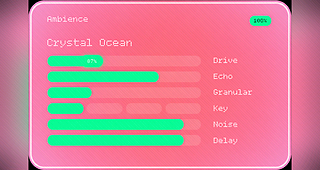
#> input picture field-ambience-current/firmware-c-next/assets/design_reference_320x170.png, 320 x 170 px
$ python build_display_asset.py --source ../assets/design_reference_320x170.png --out out.png
#> lines starting #> are read from the running program, lines starting #| are printed output that depends on the picture
#!/usr/bin/env python3
"""
Display asset pipeline for the 320x170 ST7789.

THE RULE: 320x170 is the output medium, not the design canvas. Artwork is
composed at 6x (1920x1020, the exact 32:17 aspect) and reduced at the very
end. Drawing atmospheric imagery directly at panel size produces coarse shapes
and primitive gradients — downsampling instead *merges* fine detail into each
final pixel, which is why real photographs read convincingly on panels this
small.

    1. compose / load the background at 1920x1020
    2. all photographic work — fog, lighting, texture, grain — at full res
    3. downsample to 320x170 with Lanczos (area for pure photos)
    4. subtle sharpening only
    5. render text, values, icons and thin lines separately AT 320x170
    6. convert to RGB565
    7. ordered dithering where gradients would band

Steps 1-4 and 5 are deliberately split: shrinking a 6x-rendered glyph turns it
to mush, so type is drawn at native resolution after the downsample. Bitcount
additionally has to land on its own grid — see generate_fonts_bitcount.py.

Blending happens in LINEAR light, not sRGB. Averaging gamma-encoded values
darkens and muddies every transition; it is the single biggest reason
procedural gradients look cheap.

  python3 tools/build_display_asset.py --out assets/background
  python3 tools/build_display_asset.py --source figma_1920x1020.png \
                                       --out assets/background

Writes the four-stage preview the design review needs: the high-resolution
composition, the downsampled result, the simulated RGB565, and a
nearest-neighbour enlargement of the actual LCD pixels.
"""
import argparse
import pathlib
import sys

try:
    import numpy as np
    from PIL import Image, ImageFilter
except ImportError:
    sys.exit("needs pillow + numpy:  pip install pillow numpy")

PANEL = (320, 170)
SCALE = 6                                   # 1920 x 1020
HIRES = (PANEL[0] * SCALE, PANEL[1] * SCALE)

assert HIRES[0] / HIRES[1] == PANEL[0] / PANEL[1], "aspect must stay 32:17"


# ---------------------------------------------------------------- colour ---
def srgb_to_linear(a):
    a = a / 255.0
    return np.where(a <= 0.04045, a / 12.92, ((a + 0.055) / 1.055) ** 2.4)


# [50 lines left out: functions linear_to_srgb, light, compose_background, not called in this run]


# ------------------------------------------------------------- pipeline ---
def downsample(img, method="lanczos"):
    f = {"lanczos": Image.LANCZOS, "area": Image.BOX, "bicubic": Image.BICUBIC}[method]
    return img.resize(PANEL, f)


def sharpen(img, percent=110):
    if percent <= 0:
        return img
    return img.filter(ImageFilter.UnsharpMask(radius=0.7, percent=percent, threshold=2))


def to565(r, g, b):
    return ((r & 0xF8) << 8) | ((g & 0xFC) << 3) | (b >> 3)


def expand565(v):
    r5, g6, b5 = (v >> 11) & 0x1F, (v >> 5) & 0x3F, v & 0x1F
    return ((r5 << 3) | (r5 >> 2), (g6 << 2) | (g6 >> 4), (b5 << 3) | (b5 >> 2))


BAYER8 = np.array([[(x * 5 + y * 3) % 8 for x in range(8)] for y in range(8)],
                  np.float32)


def quantise565(img, dither=True):
    a = np.asarray(img).astype(np.float32)
    h, w, _ = a.shape
    if dither:
        t = (np.tile(BAYER8, (h // 8 + 1, w // 8 + 1))[:h, :w] - 3.5) / 8.0
        a = a + t[..., None] * np.array([8.0, 4.0, 8.0], np.float32)
    a = np.clip(a, 0, 255).astype(np.uint8)
    vals = [to565(int(r), int(g), int(b)) for r, g, b in a.reshape(-1, 3)]
    prev = Image.new("RGB", PANEL)
    prev.putdata([expand565(v) for v in vals])
    return vals, prev


def main() -> int:
    ap = argparse.ArgumentParser(description=__doc__,
                                 formatter_class=argparse.RawDescriptionHelpFormatter)
    ap.add_argument("--source", help=f"background at {HIRES[0]}x{HIRES[1]} "
                                     f"(or any 32:17 image); omit to generate one")
    ap.add_argument("--cover", action="store_true",
                    help="source is NOT 32:17: scale proportionally to cover "
                         f"{HIRES[0]}x{HIRES[1]} and centre-crop the overflow. "
                         "Never squashes — X and Y always share one factor.")
    ap.add_argument("--out", required=True, help="output stem")
    ap.add_argument("--resample", choices=("lanczos", "area", "bicubic"), default="lanczos")
    ap.add_argument("--sharpen", type=int, default=110, help="UnsharpMask percent, 0 = off")
    ap.add_argument("--no-dither", action="store_true")
    ap.add_argument("--ui", help="optional 320x170 RGBA overlay drawn AFTER the "
                                 "downsample (text, values, thin lines)")
    a = ap.parse_args()

    # 1-2 — full-resolution composition
    if a.source:
        hi = Image.open(a.source).convert("RGB")
#> hi is the input picture: PIL image 320x170 RGB; mean R, G, B 213.1, 133.2, 150.9
        target = PANEL[0] / PANEL[1]
        if abs(hi.width / hi.height - target) > 0.01:
            if not a.cover:
                keep_h = round(hi.width / target)
                return (f"{a.source} is {hi.width}x{hi.height} (aspect "
                        f"{hi.width/hi.height:.3f}); the panel is {target:.3f}. "
                        f"Re-export at 32:17, or pass --cover to crop to "
                        f"{hi.width}x{keep_h} — {(hi.height-keep_h)//2} px off the top "
                        f"and bottom. Refusing to scale X and Y by different factors: "
                        f"that squashes circles, corner radii and type.")
            # proportional cover: ONE factor for both axes, then centre-crop
            k = max(HIRES[0] / hi.width, HIRES[1] / hi.height)
            nw, nh = round(hi.width * k), round(hi.height * k)
            hi = hi.resize((nw, nh), Image.LANCZOS)
            l, tp = (nw - HIRES[0]) // 2, (nh - HIRES[1]) // 2
            hi = hi.crop((l, tp, l + HIRES[0], tp + HIRES[1]))
            print(f"cover: scaled x{k:.4f} on BOTH axes, cropped "
                  f"{(nw-HIRES[0])//2} px left/right, {(nh-HIRES[1])//2} px top/bottom")
        elif hi.size != HIRES:
            hi = hi.resize(HIRES, Image.LANCZOS)
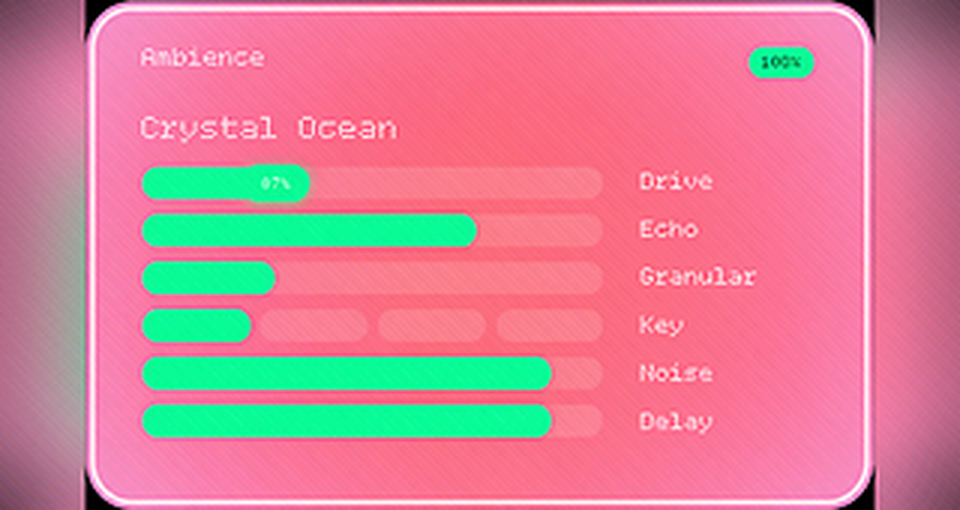
#> hi: PIL image 1920x1020 RGB (shown at 1/2 size); mean R, G, B 212.8, 133.1, 150.9
            print(f"note: source rescaled proportionally to {HIRES[0]}x{HIRES[1]}")
    else:
        hi = compose_background(*HIRES)

    stem = pathlib.Path(a.out)
    stem.parent.mkdir(parents=True, exist_ok=True)
    hi.save(stem.with_suffix(".hires.png"))

    # 3-4 — reduce, then sharpen gently
    small = sharpen(downsample(hi, a.resample), a.sharpen)
#> in sharpen, `return img.filter(ImageFilter.UnsharpMask(radius=0.7, percent=percent,..`:
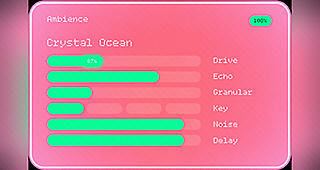
#> returned value: PIL image 320x170 RGB; mean R, G, B 212.8, 132.6, 150.8
    small.save(stem.with_suffix(".320.png"))

    # 5 — native-resolution UI on top, never scaled
    if a.ui:
        ui = Image.open(a.ui).convert("RGBA")
        if ui.size != PANEL:
            return f"--ui must be exactly {PANEL[0]}x{PANEL[1]}, got {ui.size}"
        small = Image.alpha_composite(small.convert("RGBA"), ui).convert("RGB")

    # 6-7 — RGB565 with ordered dithering
    vals, prev = quantise565(small, dither=not a.no_dither)
#> in quantise565, `vals = [to565(int(r), int(g), int(b)) for r, g, b in a.reshape(-1, 3)]`: vals = 54400 items
#> in quantise565, `prev = Image.new("RGB", PANEL)`: prev: PIL image 320x170 RGB; every value is 0
#> vals = 54400 items
    raw = bytearray()
    for v in vals:
        raw.append((v >> 8) & 0xFF)
        raw.append(v & 0xFF)
#> this loop made 54400 passes
#> v on passes 1 to 3: 22985, 27146, 27146
    stem.with_suffix(".rgb565").write_bytes(raw)
    prev.save(stem.with_suffix(".565.png"))
    # inspection preview only — 4x nearest = 1280x680. Never a design source.
    prev.resize((PANEL[0] * 4, PANEL[1] * 4), Image.NEAREST) \
        .save(stem.with_suffix(".lcdzoom.png"))
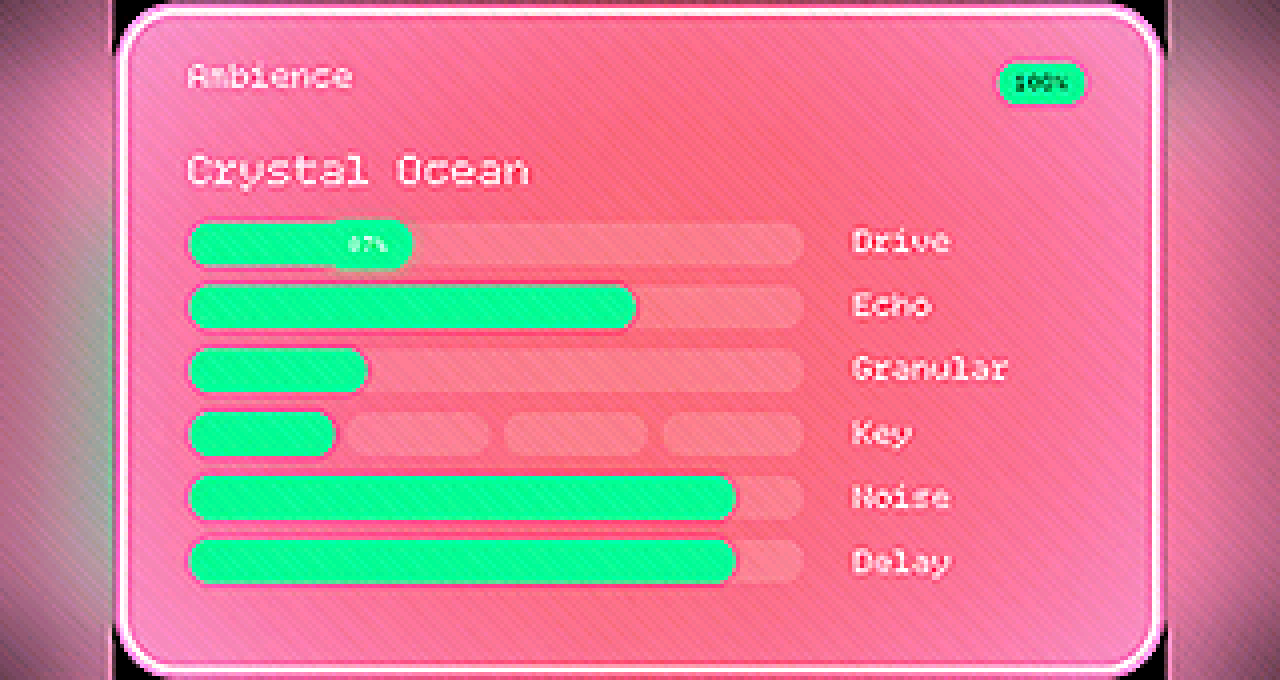
#> saved as out.lcdzoom.png: PIL image 1280x680 RGB; mean R, G, B 213.3, 132.1, 151

    for src, dst in [(".hires.png", "_master_1920x1020_rgb888.png"),
                     (".320.png",   "_downsampled_320x170_rgb888.png"),
                     (".565.png",   "_final_320x170_rgb565.png"),
                     (".lcdzoom.png", "_pixel_preview_1280x680_nearest.png")]:
        p = stem.with_suffix(src)
        if p.exists():
            (stem.parent / (stem.name + dst)).write_bytes(p.read_bytes())

    print(f"1-2  composition   {hi.width}x{hi.height}   {stem.with_suffix('.hires.png')}")
#| 1-2  composition   1920x1020   out.hires.png
    print(f"3-4  downsample    {a.resample} + unsharp {a.sharpen}%   "
          f"{stem.with_suffix('.320.png')}")
    print(f"5    UI overlay    {'native 320x170' if a.ui else 'none'}")
    print(f"6-7  RGB565        dither {'off' if a.no_dither else 'bayer 8x8'}   "
          f"{len(raw)} byte")
#| 6-7  RGB565        dither bayer 8x8   108800 byte
    print(f"     colours       {len(set(vals))} distinct")
#|      colours       2010 distinct
    print(f"     LCD zoom      {stem.with_suffix('.lcdzoom.png')}")
    return 0


if __name__ == "__main__":
    sys.exit(main())
#> (the program exits here)
